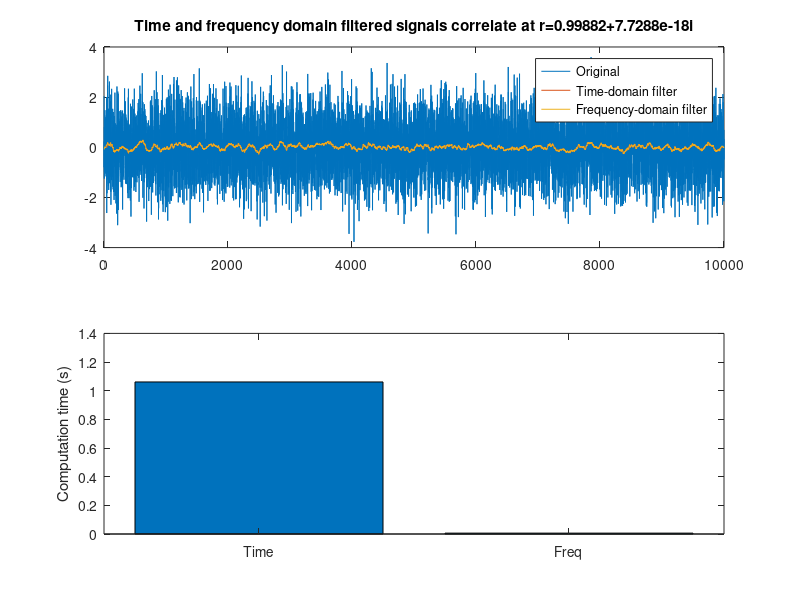
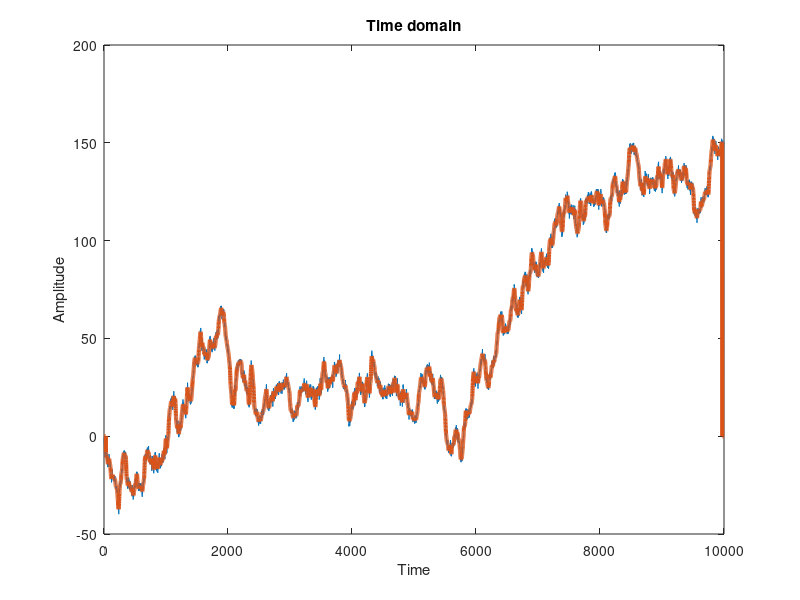
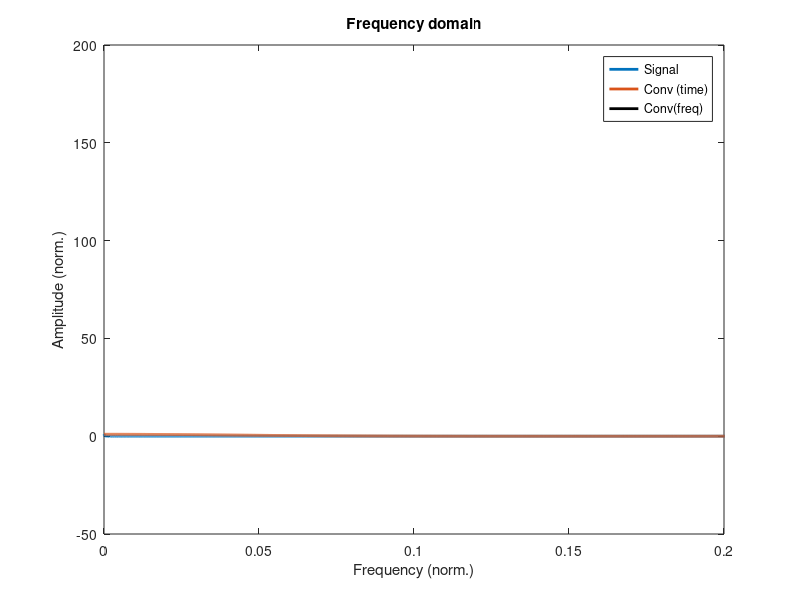

Write the MATLAB code that produced these figures, in order.
%%
%     Curso do canal ExataMenteS
%     Aula 78 - Series Temporais
%     Se inscreva no canal e nos ajude a crescer <3
%     https://www.youtube.com/channel/UCZyFebN0_gF2yy5fhVhlXtA
%     Professor: Joao Pinheiro
%     Copyright https://github.com/joaomh
%%
% Convolution
% Number of time points
n = 10000;

% Signal Brownia
signal = cumsum( randn(n,1) );

% Kernel is a Gaussian
k = 30;
kernel = exp( -(-k:k).^2 / k );
kernel = kernel ./ sum(kernel);

% Flip the kernel backwards
kernelBack = zeros(2*k+1,1);
for i = 0:length(kernel)-1
     kernelBack(i+1) = kernel(2*k+1-i);
end

% Plot
figure(1), clf
plot(-k:k,kernel,'r','linew',2)
title('Convolution kernel')
xlabel('Time points'), ylabel('Amplitude')

% Convolution:
convSize = zeros(size(signal));
for i = 1+k:n-k
    
    % Part of the signal
    signalPart = signal(i-k:i+k);
    
    % Convolution at this point is the dot product
    convSize(i) = dot( kernelBack,signalPart );
end
    
% Plot
figure(2), clf
plot(1:n,signal, 1:n,convSize,'linew',3)
xlabel('Time'), ylabel('Amplitude')
title('Time domain')

% FFTs of signal and kernel
nConv = (2*k + 1) + n - 1; 
sigX = fft(signal,nConv);
krnX = fft(kernel',nConv);
freqHz   = linspace(0,1,nConv); % normalized units

% Convolution is inverse of multiplied spectra
convSize2 = ifft( sigX .* krnX );
convSize2 = convSize2(k+1:end-k); % cut off edge

% Plot normalized amplitude spectra
figure(3), clf
plot(freqHz,abs(sigX)/max(abs(sigX)),'linew',2)
hold on
plot(freqHz,abs(krnX)/max(abs(krnX)),'linew',2)
set(gca,'xlim',[0 .2])
legend({'Signal';'Kernel'})
xlabel('Frequency (norm.)'), ylabel('Amplitude (norm.)')
title('Frequency domain'), hold on
plot(1:n,convSize2,'k','linew',2)
legend({'Signal';'Conv (time)';'Conv(freq)'})

%% Mean Filter
% create noisy signal
n = 10000;
signal = randn(n,1);

% filter kernel size
% acually creates a k*2+1 filter
k = 50; 

% Time domain mean filter
tic; % start timer
filterSignalT = zeros( size(signal) );
for i = k+1:n-k
    
    filterSignalT(i) = mean(signal(i-k:i+k));
    
end
tt(1) = toc;

% Convolution
tic; % start timer
kernel = ones(2*k+1,1) / (2*k+1);
nConv  = ( 2*k + 1 ) + n - 1; 

sigX = fft(signal,nConv);
krnX = fft(kernel,nConv);

filterSignalFHz = ifft( sigX .* krnX );
filterSignalFHz = filterSignalFHz( k+1:end-k ); % cut off the edges or wings
tt(2) = toc; % end timer


% Plot
figure(1), clf
subplot(211)
plot(1:n,[signal filterSignalT filterSignalFHz])
zoom on
legend({'Original';'Time-domain filter';'Frequency-domain filter'})
title([ 'Time and frequency domain filtered signals correlate at r=' num2str(corr(filterSignalFHz,filterSignalT)) ])

% Plot the time
subplot(212)
bar(tt)
set(gca,'xlim',[.5 2.5],'xtick',1:2,'XTickLabel',{'Time';'Freq'})
ylabel('Computation time (s)')
